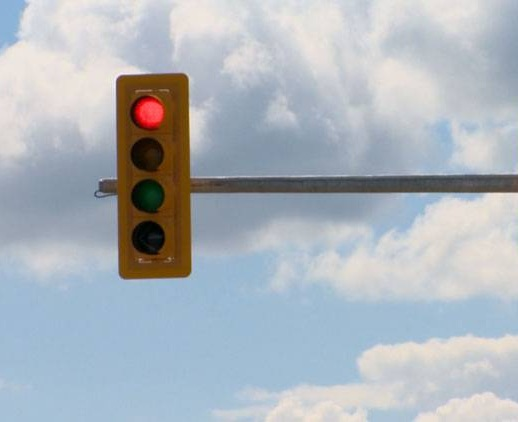
%> input picture 2.jpg, 518 x 422 px
$ octave test.m   (GNU Octave 9; MATLAB toolbox functions it lacks are replaced by stand-ins)
%> lines starting %> are read from the running program, lines starting %| are printed output that depends on the picture; in (x1, y1, x2, y2) boxes, pixels count from 0 and x2, y2 are one past the last pixel; in counts of white or black regions, pixels touching at a corner belong together; the program's own positions count from 1
I=imread('2.jpg');
%> I is the input picture: size 422x518x3 uint8; mean R, G, B 174, 181.4, 188.9
%imhist(I);
%figure,imshow(I);
 red=I(:,:,1);
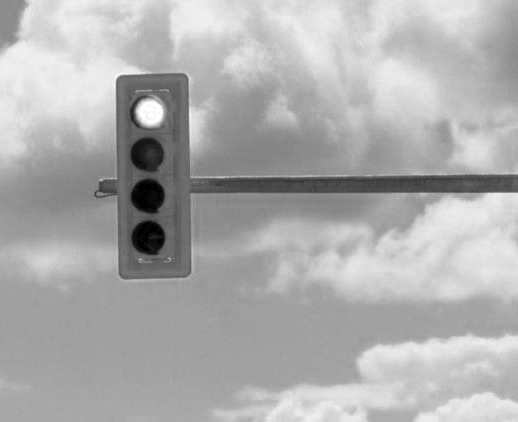
%> red: size 422x518 uint8; min 0, max 255, mean 174
 green=I(:,:,2);
 blue=I(:,:,3);
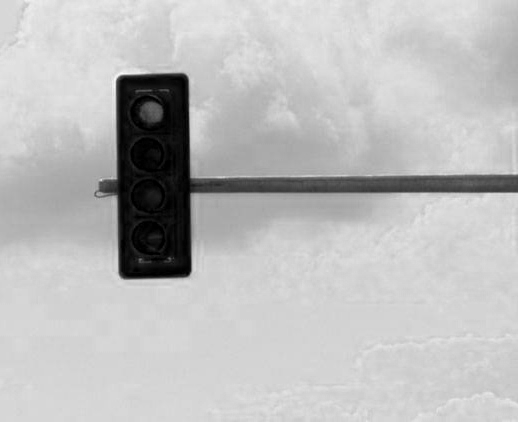
%> blue: size 422x518 uint8; min 0, max 252, mean 188.9
 %imhist(red);
%figure,imshow(red);
% figure,imshow(green);
% figure,imshow(blue);


redthreshold = 200;
greenThreshold = 200;
blueThreshold = 200;

%disp(blobs(1).BoundingBox);


out=(red >= 0 ) & (red <= redthreshold)& ...
    (green >= 0 ) & (green <= greenThreshold) & ...
    (blue >= 0 ) & (blue <= blueThreshold);
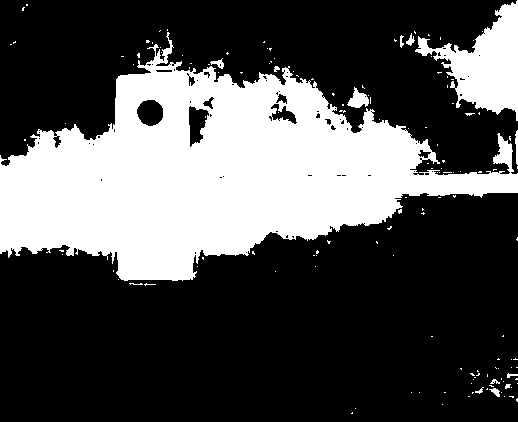
%> out: size 422x518 logical; 31.3% white; 144 white regions (131 under 20 px)
%bw1=imcomplement(out);


[v,~]=bwlabel(out);
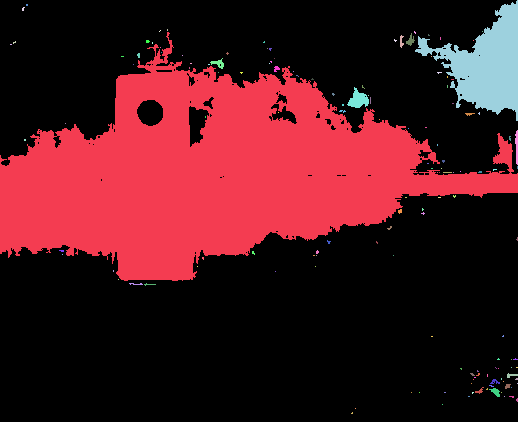
%> v: size 422x518 double; 145 distinct labels, from 0 to 144; one colour per label, 0 black
%disp(num);

blobs= regionprops(v,'BoundingBox');
%> blobs = 144 regions; largest, box (x1, y1, x2, y2): (0, 32, 518, 281), (415, 0, 518, 121), (347, 87, 369, 108), (210, 58, 224, 69), (406, 33, 415, 46)
hight=blobs(1).BoundingBox(4);
%> hight = 249
x=hight/3;
%> x = 83

newy=blobs(1).BoundingBox(2);
%> newy = 32.5
y2=newy+x;
%> y2 = 115.5
y3=y2+x;
%> y3 = 198.5
arr1=[blobs(1).BoundingBox(1),blobs(1).BoundingBox(2),blobs(1).BoundingBox(3),x];
%> arr1 = [0.5 32.5 518 83]
arr2=[blobs(1).BoundingBox(1),y2,blobs(1).BoundingBox(3),x];
%> arr2 = [0.5 115.5 518 83]
arr3=[blobs(1).BoundingBox(1),y3,blobs(1).BoundingBox(3),x];
%> arr3 = [0.5 198.5 518 83]

I1 = imcrop(out,arr1);
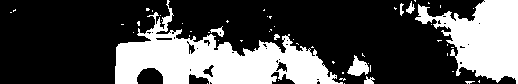
%> I1: size 84x518 logical; 31.3% white; 55 white regions (47 under 20 px), largest, box (x1, y1, x2, y2) and area: (115, 0, 343, 84) 8112, (415, 0, 518, 84) 4870, (347, 55, 369, 76) 256
[~,num1]=bwlabel(I1);
%> num1 = 55
disp(num1);
%| 55

I2 = imcrop(out,arr2);
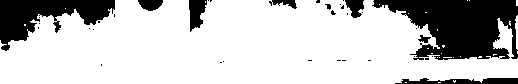
%> I2: size 84x518 logical; 77% white; 36 black regions (27 under 20 px), largest, box (x1, y1, x2, y2) and area: (372, 0, 518, 60) 5556, (0, 0, 115, 51) 2815, (395, 78, 518, 84) 526
[~,num2]=bwlabel(I2);
%> num2 = 28
disp(num2);
%| 28
I3 = imcrop(out,arr3);
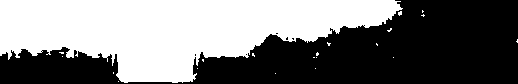
%> I3: size 84x518 logical; 47.9% white; 21 white regions (20 under 20 px), largest, box (x1, y1, x2, y2) and area: (0, 0, 403, 83) 20746
[~,num3]=bwlabel(I3);
%> num3 = 21
disp(num3);
%| 21
if num1==1
    disp('Light:Red');

elseif num2==1
    disp('Light:yellow');

elseif num3==1
    disp('Light:green')
end


%I = imcrop(image,arr);

 figure,imshow(I1);
 figure,imshow(I2);
 figure,imshow(I3);
% BWnobord = imclearborder(out,4);
% figure,imshow(BWnobord);
%o=green>50;
%figure,imshow(out);

$ run again, with 1.jpg copied over 2.jpg
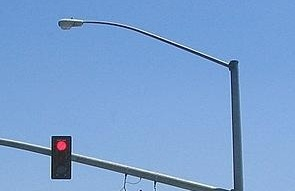
%> input picture 1.jpg, 295 x 191 px
%> I is the input picture: size 191x295x3 uint8; mean R, G, B 121.9, 160.8, 209.8
%> out: size 191x295 logical; 8.3% white; 85 white regions (76 under 20 px)
%> `[v,~]=bwlabel(out);`:
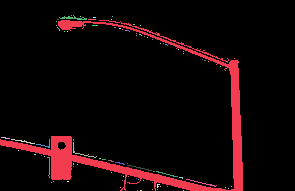
%> v: size 191x295 double; 86 distinct labels, from 0 to 85; one colour per label, 0 black
%> blobs = 85 regions; largest, box (x1, y1, x2, y2): (0, 20, 243, 191), (73, 142, 97, 158), (186, 179, 217, 187), (127, 165, 152, 171), (59, 15, 87, 20)
%> hight = 171
%> x = 57
%> newy = 20.5
%> y2 = 77.5
%> y3 = 134.5
%> arr1 = [0.5 20.5 243 57]
%> arr2 = [0.5 77.5 243 57]
%> arr3 = [0.5 134.5 243 57]
%> I1: size 58x244 logical; 7.1% white; 30 white regions (29 under 20 px), largest, box (x1, y1, x2, y2) and area: (58, 0, 239, 58) 951
%> num1 = 30
%| 30
%> I2: size 58x244 logical; 3.5% white; 1 white region, box (x1, y1, x2, y2) and area: (231, 0, 241, 58) 501
%> num2 = 1
%| 1
%> `I3 = imcrop(out,arr3);`:
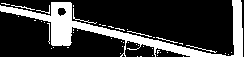
%> I3: size 57x244 logical; 22.5% white; 48 white regions (40 under 20 px), largest, box (x1, y1, x2, y2) and area: (0, 0, 243, 57) 2844, (73, 8, 97, 24) 36, (186, 45, 217, 53) 34
%> num3 = 48
%| 48
